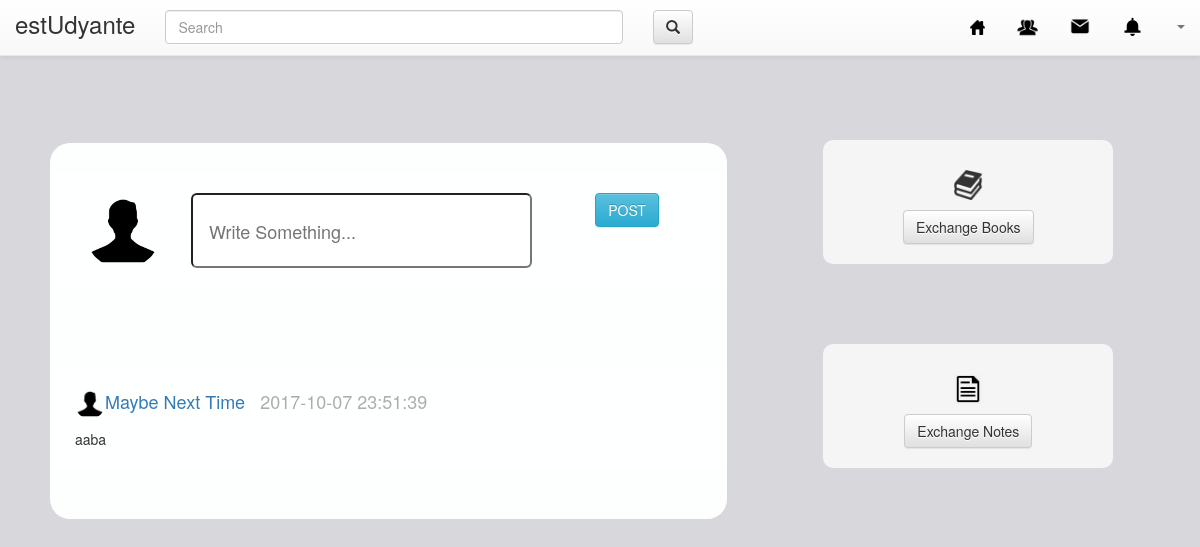
Page /index.php/homepage on the committed database.
### tables this page shows
CREATE TABLE IF NOT EXISTS `posts` (
  `id` int(11) NOT NULL AUTO_INCREMENT,
  `body` varchar(150) NOT NULL,
  `postdate` varchar(19) NOT NULL,
  `user_id` int(11) NOT NULL,
  `user_name` varchar(100) NOT NULL,
  PRIMARY KEY (`id`)
);

### application/controllers/homepage.php (called while the page is built, shortened)
<?php
class homepage extends CI_Controller {
	public function __construct(){
		$this->load->model('estu_model','estudyante');
	}
	public function index(){
  	$data['name'] = $this->session->userdata('email');
  	$userinfo = $this->estudyante->read_info($data['name']);
  	foreach($userinfo as $i){
		$info = array(
			'id' => $i['id'],
			'firstname' => $i['firstname'],
			'lastname' => $i['lastname'],
			'email' => $i['email'],
		);
	}
	$mate[]=null;
	if($mate!=null)
	{
		array_push($mate, $info['id']);
		$a = $this->estudyante->read_post($mate);
	}
	else
	{
		$a = $this->estudyante->read_post($info['id']);
	}
	foreach($a as $c){
		$info = array(
			'user_id' => $c['user_id'],
			'user_name' => $c['user_name'],
			'body' => $c['body'],
			'postdate' => $c['postdate']
		);
		$post[] = $info;
	}
	if($a!=null)
		$data['post'] = $post;
	else
		$data['post'] = null;
  	$this->load->view('include/headerpage', $data);
  	$this->load->view('estUdyante/homepage', $data);
  	}
	}
?>

### index.php (called while the page is built, shortened)
<?php
require_once BASEPATH.'core/CodeIgniter.php';

### application/models/estu_model.php (called while the page is built, shortened)
<?php
class estu_model extends CI_Model {
	private $posts = "posts";
	private $mate = "mate";
	public function read_follow($condition=null){
	if(isset($condition))
	{
		$this->db->where('user_id',$condition);
	}
	$query=$this->db->get($this->mate);
	return $query->result_array();
	}
	public function read_post($condition=null){
	if(isset($condition))
	{
		$this->db->where_in('user_id',$condition);
	}
	$query=$this->db->get($this->posts);
	return $query->result_array();
	}
	public function read_info($condition=null){
	$this->db->select('*');
	$this->db->from('user1');
	$query= $this->db->get();
	return $query->result_array();
	}
}
?>

### application/views/estUdyante/homepage.php (the view, shortened to what this page needs)
    <div class="container-fluid">
        <div id="content">
            <div class="row" id="contentrow">
                <div class="col-md-7 col-md-offset-0" id="feed">
                    <div class="row" id="write">
                        <div class="col-md-2"><img class="img-circle img-responsive" src="<?php echo base_url('assets/img/account.png') ?>" alt="Avatar" width="80"></div>
                        <form role="form" class="" method="post" action= <?php echo base_url('homepage/status')?>>
                        <div class="col-md-7">
                            <input name="body" autocomplete="off" class="input-lg" type="text" placeholder="Write Something..." id="writepost">
                        </div>
                        <div class="col-md-3">
                            <button class="btn btn-info" type="submit">POST </button>
                        </div>
                    </div>
                    <div class="row" id="row_divider"></div>
                        <?php
                        if($post!=null)
                        {
                        foreach(array_reverse($post) as $p){?>
                        <div class="row" id="post">
                          <div class="col-md-12">
                              <h4><a href="<?php echo base_url('profile/'.$p["user_id"]) ?>"><img class="img-circle" src="<?php echo base_url('assets/img/account.png') ?>"
                                 alt="Avatar" width="30"><?php echo $p['user_name']?></a> &nbsp; <?php echo $p['postdate'] ?></h4></div>
                          <div class="col-md-12" id="activepost">
                              <p id="activepostp"><?php echo $p['body']?></p>
                          </div>
                        </div>
                        <div class="row" id="row_divider"></div>
                        <?php
                        }
                        }
                        else
                        {
                            echo'<div class="col-md-12"><h4><center>There is no post</center></h4></div>';
                        }
                        ?>
                </div>
                <div class="col-md-1" id="divider"></div>
                <div class="col-md-3" id="function">
                    <div class="row" id="book">
                        <div class="col-md-12">
                            <h4 class="text-center"><img src="<?php echo base_url('assets/img/book-icon-149.png') ?>" alt="Avatar" width="30"> </h4></div>
                        <div class="col-md-12">
                            <a href="<?php echo base_url('bookcatalog') ?>"><button class="btn btn-default" type="button">Exchange Books </button></a>
                        </div>
                    </div>
                    <div class="row" id="row_divider"></div>
                    <div class="row" id="book">
                        <div class="col-md-12">
                            <h4 class="text-center"><img src="<?php echo base_url('assets/img/Document_black-512.png') ?>" alt="Avatar" width="30"> </h4></div>
                        <a href="<?php echo base_url('notecatalog') ?>"><button class="btn btn-default" type="button">Exchange Notes</button></a>
                    </div>
                </div>
            </div>
        </div>
    </div>
</body>
</html>

### rows in the picture
posts: user_name "Maybe Next Time", postdate "2017-10-07 23:51:39", body "aaba"
